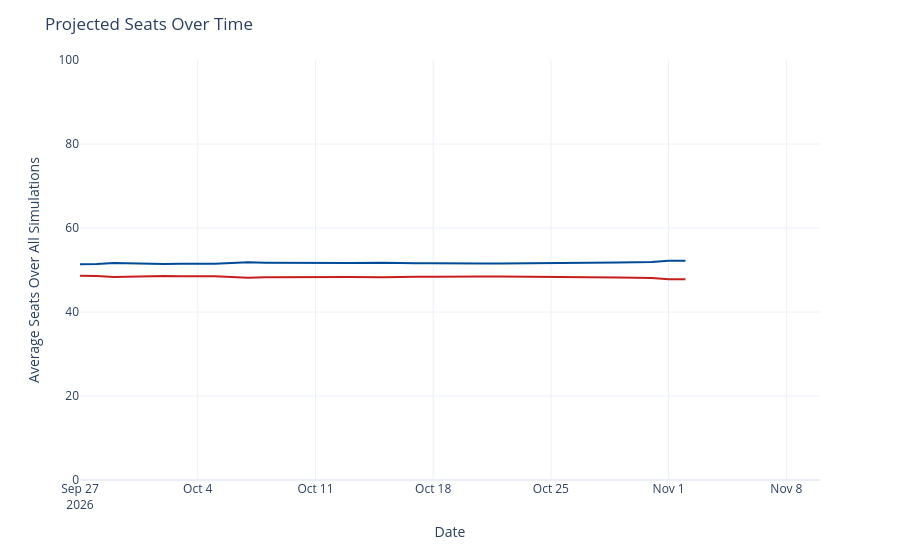

This figure's notebook cell:
### Code cell
seats_over_time = output_ts[(output_ts['geo'] == 'US Senate') &
                             (output_ts['type'] == 'seats')]
seats_over_time['rep_seats'] = seats_over_time['y'].map(lambda x: 100 - x)
seats_over_time = seats_over_time.rename({'y': 'Democrats', 'rep_seats': 'Republicans'}, axis=1)
seats_time_ser = px.line(seats_over_time, x='date', y=['Democrats', 'Republicans'], template='plotly_white',
                        color_discrete_map={'Democrats': '#004b97', 'Republicans': '#c71e1d'},)
seats_time_ser.update_traces(hovertemplate="%{y:.1f}")
seats_time_ser.update_layout(
    xaxis=dict(range=[pd.to_datetime('2026-09-27'), pd.to_datetime('2026-11-10')]),
    yaxis=dict(range=[0, 100]),
    xaxis_title='Date',
    yaxis_title='Average Seats Over All Simulations',
    title=dict(text="Projected Seats Over Time"),
    hovermode="x",
    showlegend=False
)
seats_time_ser

### Figure 1 — Plotly figure (JSON) as saved in the notebook; plotly's stock layout.template omitted (floating-point values rounded to 4 significant figures)
{"data": [{"hovertemplate": "%{y:.1f}", "legendgroup": "Democrats", "line": {"color": "#004b97", "dash": "solid"}, "marker": {"symbol": "circle"}, "mode": "lines", "name": "Democrats", "orientation": "v", "showlegend": true, "type": "scatter", "x": ["2026-09-27", "2026-09-28", "2026-09-29", "2026-09-30", "2026-10-01", "2026-10-02", "2026-10-03", "2026-10-04", "2026-10-05", "2026-10-06", "2026-10-07", "2026-10-08", "2026-10-09", "2026-10-10", "2026-10-11", "2026-10-12", "2026-10-13", "2026-10-15", "2026-10-16", "2026-10-17", "2026-10-18", "2026-10-19", "2026-10-20", "2026-10-21", "2026-10-22", "2026-10-23", "2026-10-24", "2026-10-25", "2026-10-26", "2026-10-27", "2026-10-29", "2026-10-30", "2026-10-31", "2026-11-01", "2026-11-02"], "xaxis": "x", "y": [51.35, 51.4, 51.64, 51.51, 51.41, 51.42, 51.47, 51.47, 51.48, 51.68, 51.82, 51.75, 51.71, 51.62, 51.6, 51.62, 51.64, 51.74, 51.6, 51.58, 51.61, 51.53, 51.53, 51.56, 51.57, 51.59, 51.63, 51.62, 51.69, 51.7, 51.78, 51.87, 51.93, 52.17, 52.2], "yaxis": "y"}, {"hovertemplate": "%{y:.1f}", "legendgroup": "Republicans", "line": {"color": "#c71e1d", "dash": "solid"}, "marker": {"symbol": "circle"}, "mode": "lines", "name": "Republicans", "orientation": "v", "showlegend": true, "type": "scatter", "x": ["2026-09-27", "2026-09-28", "2026-09-29", "2026-09-30", "2026-10-01", "2026-10-02", "2026-10-03", "2026-10-04", "2026-10-05", "2026-10-06", "2026-10-07", "2026-10-08", "2026-10-09", "2026-10-10", "2026-10-11", "2026-10-12", "2026-10-13", "2026-10-15", "2026-10-16", "2026-10-17", "2026-10-18", "2026-10-19", "2026-10-20", "2026-10-21", "2026-10-22", "2026-10-23", "2026-10-24", "2026-10-25", "2026-10-26", "2026-10-27", "2026-10-29", "2026-10-30", "2026-10-31", "2026-11-01", "2026-11-02"], "xaxis": "x", "y": [48.65, 48.6, 48.36, 48.49, 48.59, 48.58, 48.53, 48.53, 48.52, 48.32, 48.18, 48.25, 48.29, 48.38, 48.4, 48.38, 48.36, 48.26, 48.4, 48.42, 48.39, 48.47, 48.47, 48.44, 48.43, 48.41, 48.37, 48.38, 48.31, 48.3, 48.22, 48.13, 48.07, 47.83, 47.8], "yaxis": "y"}], "layout": {"hovermode": "x", "legend": {"title": {"text": "variable"}, "tracegroupgap": 0}, "margin": {"t": 60}, "showlegend": false, "title": {"text": "Projected Seats Over Time"}, "xaxis": {"anchor": "y", "domain": [0, 1], "range": ["2026-09-27T00:00:00", "2026-11-10T00:00:00"], "title": {"text": "Date"}}, "yaxis": {"anchor": "x", "domain": [0, 1], "range": [0, 100], "title": {"text": "Average Seats Over All Simulations"}}}}
